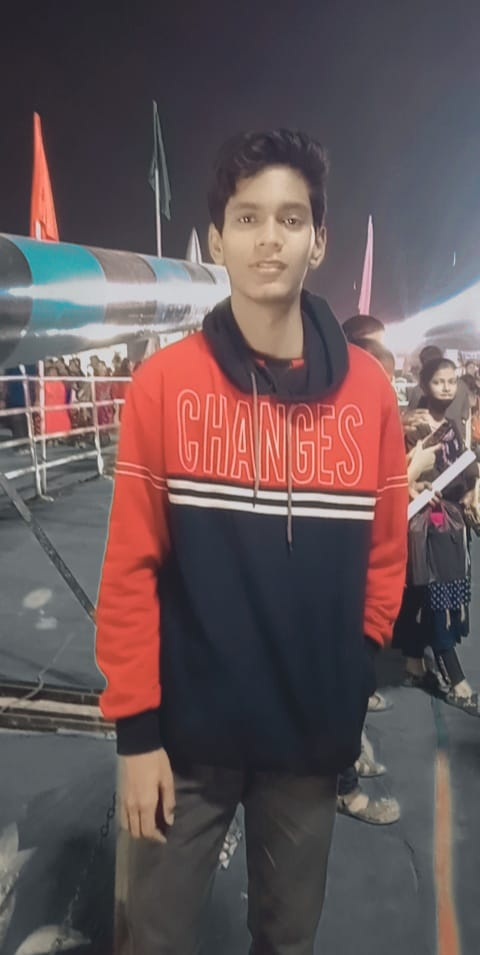
#> input picture image1.jpg, 480 x 955 px
$ python structure_from_motion.py
#> lines starting #> are read from the running program, lines starting #| are printed output that depends on the picture; long printed decimals are rounded

import cv2
import numpy as np

def reconstruct(img1_path, img2_path):
#> called with img1_path = 'image1.jpg', img2_path = 'image2.jpg'
    img1 = cv2.imread(img1_path)
#> img1 is the input picture: shape (955, 480, 3); mean B, G, R 86.5, 84.4, 100.2
    img2 = cv2.imread(img2_path)
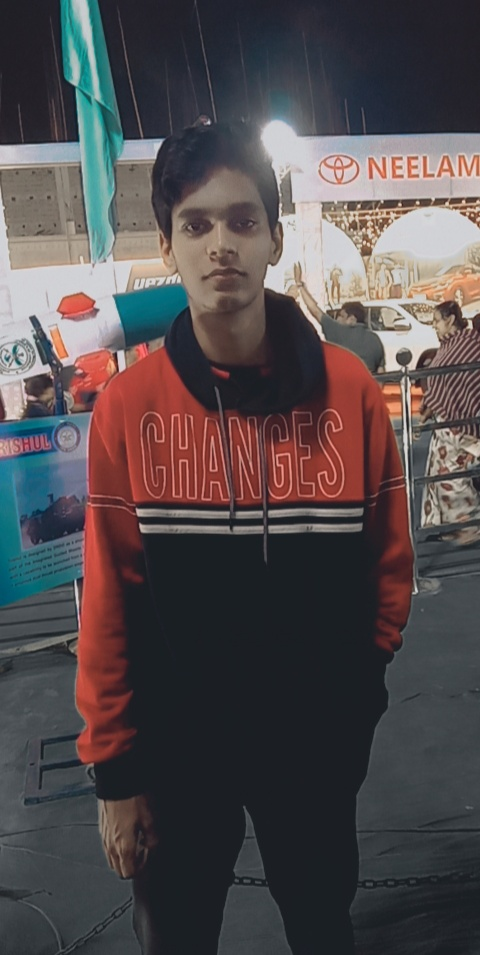
#> input picture image2.jpg, 480 x 955 px
#> img2 is the input picture: shape (955, 480, 3); mean B, G, R 77.5, 75.7, 82.6

    if img1 is None or img2 is None:
        raise FileNotFoundError("Check the two image paths.")

    gray1 = cv2.cvtColor(img1, cv2.COLOR_BGR2GRAY)
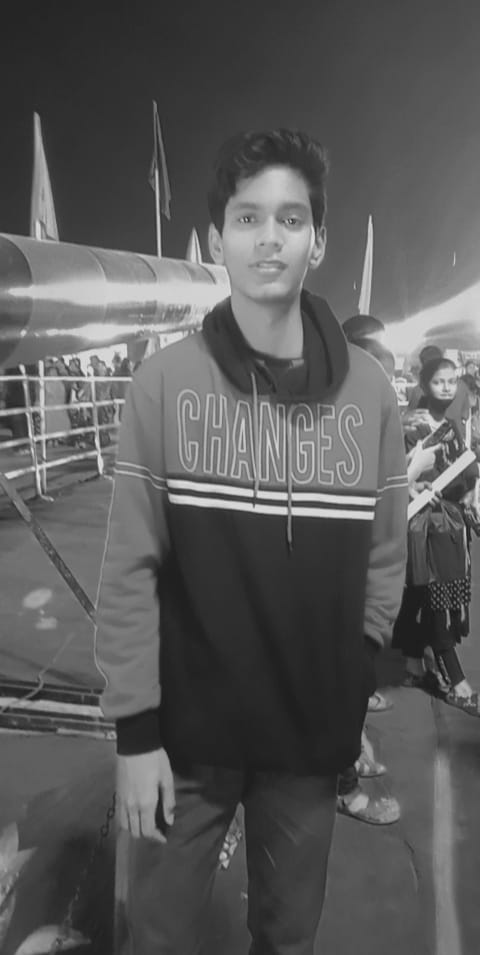
#> gray1: shape (955, 480); min 16, max 232, mean 89.4
    gray2 = cv2.cvtColor(img2, cv2.COLOR_BGR2GRAY)
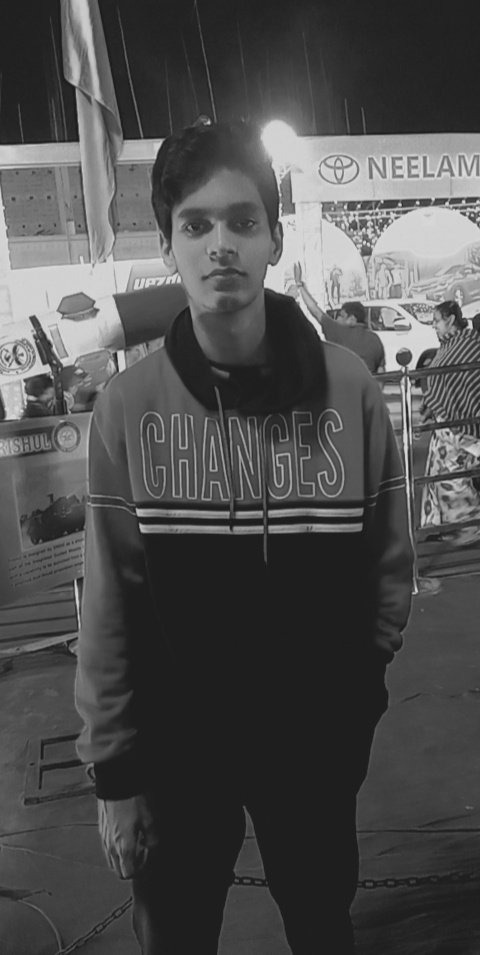
#> gray2: shape (955, 480); min 25, max 222, mean 78

    sift = cv2.SIFT_create()
    kp1, des1 = sift.detectAndCompute(gray1, None)
#> kp1 = 1451 keypoints; strongest (x, y, size): (22, 368, 3.8), (369, 515, 6.1), (282, 511, 6.1), (297, 511, 6.4)
    kp2, des2 = sift.detectAndCompute(gray2, None)
#> kp2 = 1987 keypoints; strongest (x, y, size): (403, 357, 9.2), (418, 203, 2.2), (400, 204, 2.1), (322, 337, 3.8)

    if des1 is None or des2 is None:
        raise ValueError("Not enough image features.")

    matches = cv2.BFMatcher().knnMatch(des1, des2, k=2)
#> matches = 1451 matches
    good = [m for m, n in matches if m.distance < 0.7 * n.distance]
#> good = 27 matches

    if len(good) < 8:
        raise ValueError("Need at least 8 good feature matches.")

    p1 = np.float32([kp1[m.queryIdx].pt for m in good])
#> p1 = 27 pairs, first value 10.35 to 471.4, second value 117.9 to 768.5
    p2 = np.float32([kp2[m.trainIdx].pt for m in good])
#> p2 = 27 pairs, first value 48.97 to 470, second value 130.6 to 807.3

    h, w = gray1.shape
#> h = 955; w = 480
    K = np.array([[w, 0, w / 2],
                  [0, w, h / 2],
                  [0, 0, 1]], dtype=float)

    E, mask = cv2.findEssentialMat(
        p1, p2, K, method=cv2.RANSAC,
        prob=0.999, threshold=1.0
    )
#> E = [[0.0167, -0.388, -0.128], [0.488, 0.0439, 0.494], [0.182, -0.561, -0.0312]]; mask = 27 values, max 1 at index 0, min 0 at index 1, mean 0.704

    if E is None:
        raise ValueError("Could not estimate the essential matrix.")

    _, R, t, pose_mask = cv2.recoverPose(E, p1, p2, K)
#> R = [[0.977, 0.104, -0.187], [-0.103, 0.995, 0.0136], [0.187, 0.00599, 0.982]]; t = [0.816, 0.177, -0.551]; pose_mask = 27 values, max 255 at index 0, min 0 at index 1, mean 226.7
    inliers = pose_mask.ravel() > 0

    P1 = K @ np.hstack((np.eye(3), np.zeros((3, 1))))
    P2 = K @ np.hstack((R, t))
#> P2 = [[513.8, 51.31, 146.2, 259.4], [39.71, 480.3, 475.6, -177.8], [0.187, 0.00599, 0.982, -0.551]]

    points4d = cv2.triangulatePoints(
        P1, P2, p1[inliers].T, p2[inliers].T
    )
    points3d = (points4d[:3] / points4d[3]).T
#> points3d = 24 rows, first 8: [-0.478, -0.0057, 0.999], [-0.408, -0.231, 1.16], [-0.413, -0.364, 4.36], [-0.293, -0.103, 7.56], [-0.101, -0.0286, 6.1], [-0.0755, -0.0531, 6.1], [0.302, -0.851, 5.85], [0.665, 0.342, 6.42]

    # Retain points in front of the first camera.
    points3d = points3d[
        np.isfinite(points3d).all(axis=1)
        & (points3d[:, 2] > 0)
    ]

    np.savetxt("sparse_points.xyz", points3d, fmt="%.6f")
    print("Camera rotation:\n", R)
#| Camera rotation:
#|  [[ 0.9769  0.1039 -0.1865]
#|  [-0.1032  0.9946  0.01357]
#|  [ 0.1869  0.005988  0.9824]]
    print("Camera translation (scale ambiguous):\n", t.ravel())
#| Camera translation (scale ambiguous):
#|  [ 0.8157  0.1774 -0.5507 ]
    print("3D points reconstructed:", len(points3d))
#| 3D points reconstructed: 24
    print("Saved: sparse_points.xyz")

if __name__ == "__main__":
    reconstruct("image1.jpg", "image2.jpg")
